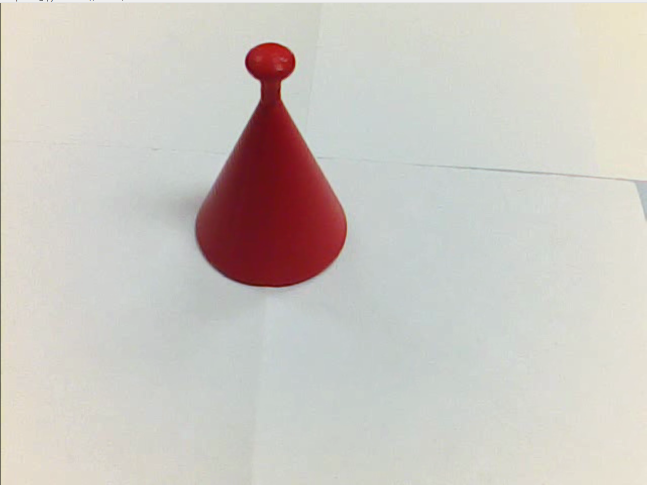
#> input picture cone.png, 1293 x 970 px (shown at 1/2 size)
$ python -i make_dataset.py   (imports and definitions only)   (older library calls are emulated)
#> lines starting #> are read from the running program, lines starting #| are printed output that depends on the picture; after the words box and inside, x2 and y2 are one past the last pixel; in counts of white or black regions, pixels touching at a corner belong together
#> further down, picture is the input picture: shape (970, 1293, 3); mean B, G, R 193.9, 199.7, 204.5
import cv2
import numpy as np
import os
import math
from pathlib import Path

# --- настройки ---

VIDEOS = {
    "cone":     "cone.mp4",
    "cube":     "cube.mp4",
    "cylinder": "cylinder.mp4",
    "pyramid":  "pyramid.mp4",
    # если будет отдельный ролик без фигур:
    # "nothing": "nothing.mp4",
}

OUTPUT_DIR = "dataset_raw"         # сюда будем сохранять кадры
FRAME_STRIDE = 3                   # брать каждый 3-й кадр
MIN_AREA = 1500                    # минимальная площадь красного контура
MIN_MOVE_PX = 15                   # минимальное смещение центра между сохранёнными кадрами
MIN_FOCUS = 20                     # порог резкости (variance of Laplacian)
CROP_MARGIN = 10                   # отступ вокруг bbox, в пикселях
OUT_SIZE = (224, 224)              # размер картинки для нейросети

NOTHING_CLASS = "nothing"
NOTHING_STRIDE = 6                 # как часто сохранять nothing-кадры
SKIN_MAX_RATIO = 0.35              # макс. доля кожи внутри кропа, иначе кадр выбрасываем


# --- функции ---

def get_red_mask(frame):
    """Маска красной фигурки (чуть более мягкая по насыщенности/яркости)."""
    hsv = cv2.cvtColor(frame, cv2.COLOR_BGR2HSV)
#> hsv: shape (970, 1293, 3); mean H, S, V 54.1, 23.3, 207.1

    # красный: убираем супер-жёсткую границу по S
    lower1 = np.array([0,   80, 40], dtype=np.uint8)
    upper1 = np.array([10,  255, 255], dtype=np.uint8)
    lower2 = np.array([170, 80, 40], dtype=np.uint8)
    upper2 = np.array([180, 255, 255], dtype=np.uint8)

    mask1 = cv2.inRange(hsv, lower1, upper1)
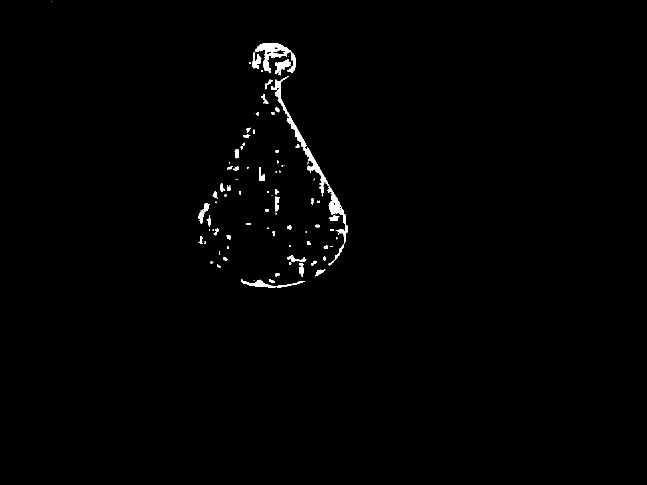
#> mask1: shape (970, 1293) (shown at 1/2 size); 0.81% white; 103 white regions (53 under 20 px), largest, box (x1, y1, x2, y2) and area: (542, 152, 659, 393) 2142, (510, 86, 591, 146) 1733, (655, 373, 695, 531) 1286
    mask2 = cv2.inRange(hsv, lower2, upper2)
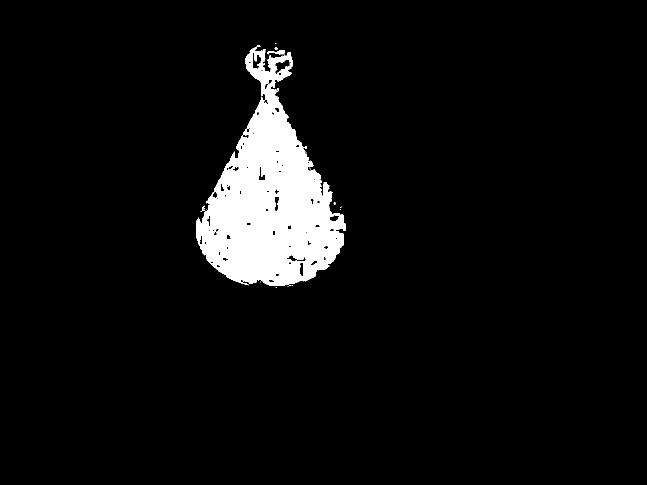
#> mask2: shape (970, 1293) (shown at 1/2 size); 5.7% white; 22 white regions (17 under 20 px), largest, box (x1, y1, x2, y2) and area: (393, 91, 691, 572) 71459, (534, 100, 570, 110) 167, (404, 411, 409, 422) 31, (549, 94, 556, 99) 23, (608, 292, 614, 298) 22
    mask = cv2.bitwise_or(mask1, mask2)
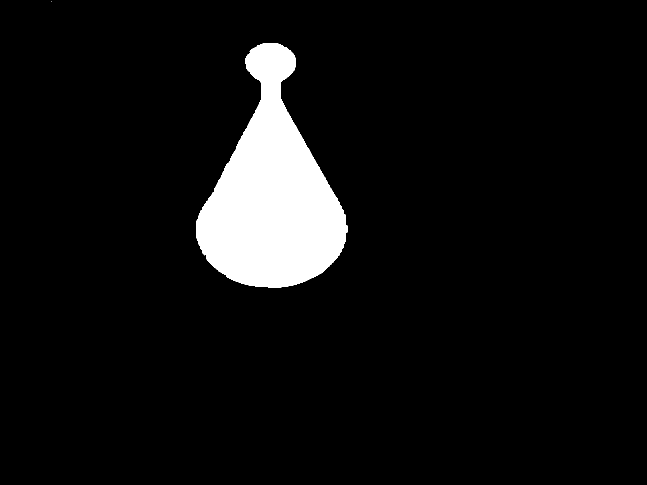
#> mask: shape (970, 1293) (shown at 1/2 size); 6.5% white; 2 white regions (1 under 20 px), largest, box (x1, y1, x2, y2) and area: (393, 86, 695, 575) 81942

    kernel = np.ones((5, 5), np.uint8)
    mask = cv2.morphologyEx(mask, cv2.MORPH_OPEN, kernel)
#> mask: shape (970, 1293); 6.5% white; 1 white region
    mask = cv2.morphologyEx(mask, cv2.MORPH_CLOSE, kernel)
    return mask


# [11 lines left out: function get_skin_mask, not called in this run]


def detect_red_object(frame):
    """bbox, центр и маска самого большого красного объекта (или None)."""
    mask = get_red_mask(frame)

    contours, _ = cv2.findContours(mask, cv2.RETR_EXTERNAL,
                                   cv2.CHAIN_APPROX_SIMPLE)
#> contours = 1 contour; box (x1, y1, x2, y2) and area: (393, 86, 695, 575) 81298
    if not contours:
        return None, None, mask

    c = max(contours, key=cv2.contourArea)
#> c = contour of 653 points, box (x1, y1, x2, y2) (393, 86, 695, 575), area 81298
    area = cv2.contourArea(c)
#> area = 81298.5

    if area < MIN_AREA:
        # объект слишком маленький — считаем, что "ничего нет"
        return None, None, mask

    x, y, w, h = cv2.boundingRect(c)
#> x = 393; y = 86; w = 302; h = 489
    M = cv2.moments(c)
#> M = moments, m00 81298.5, centre m10/m00, m01/m00 = (543.2, 390.2)
    cx = int(M["m10"] / (M["m00"] + 1e-6))
#> cx = 543
    cy = int(M["m01"] / (M["m00"] + 1e-6))
#> cy = 390

    return (x, y, w, h), (cx, cy), mask


# [94 lines left out: functions is_blurry, process_video, main, not called in this run]


# [2 lines not run here, left out]

>>> import cv2
>>> picture = cv2.imread('cone.png')
>>> result = detect_red_object(picture)

$ run again, on cube.png
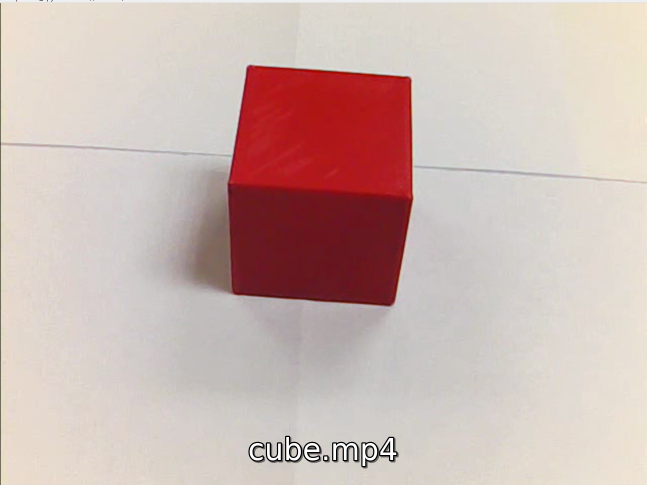
#> input picture cube.png, 1293 x 970 px (shown at 1/2 size)
#> picture is the input picture: shape (970, 1293, 3); mean B, G, R 178.8, 183.7, 204.9
#> hsv: shape (970, 1293, 3); mean H, S, V 38.7, 40.7, 204.9
#> in get_red_mask, `mask1 = cv2.inRange(hsv, lower1, upper1)`:
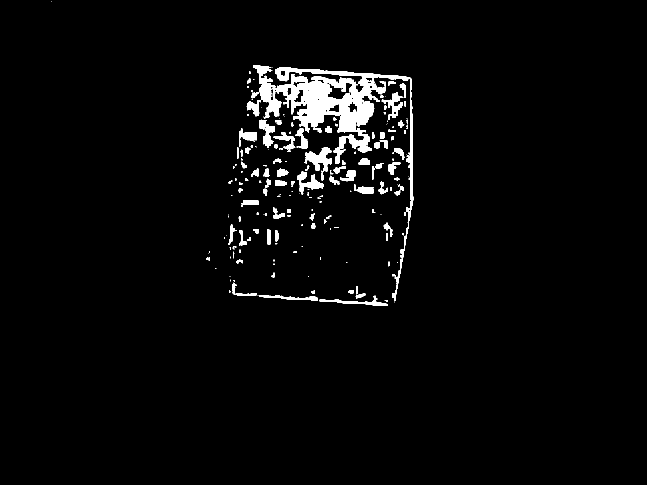
#> mask1: shape (970, 1293) (shown at 1/2 size); 3% white; 195 white regions (94 under 20 px), largest, box (x1, y1, x2, y2) and area: (502, 131, 827, 603) 21337, (608, 294, 664, 361) 1427, (594, 343, 647, 389) 959
#> mask2: shape (970, 1293); 9.8% white; 35 white regions (19 under 20 px), largest, box (x1, y1, x2, y2) and area: (454, 130, 824, 612) 118461, (522, 134, 728, 184) 2489, (652, 165, 704, 199) 877
#> in get_red_mask, `mask = cv2.bitwise_or(mask1, mask2)`:
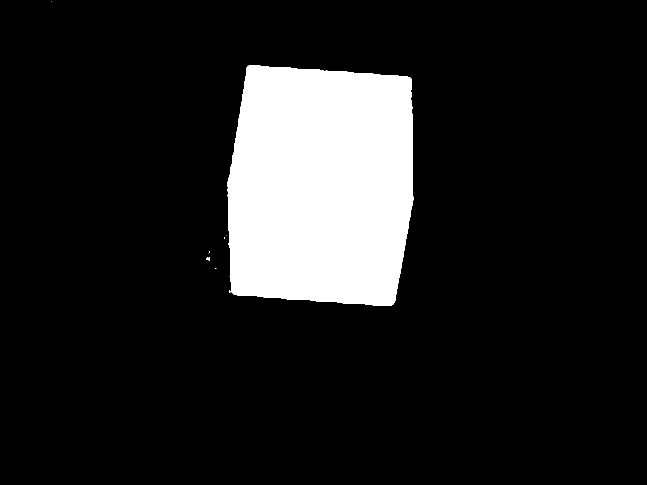
#> mask: shape (970, 1293) (shown at 1/2 size); 12.9% white; 10 white regions (9 under 20 px), largest, box (x1, y1, x2, y2) and area: (454, 130, 827, 612) 161199
#> contours = 1 contour; box (x1, y1, x2, y2) and area: (455, 130, 827, 612) 160400
#> c = contour of 285 points, box (x1, y1, x2, y2) (455, 130, 827, 612), area 160400
#> area = 160399.5
#> x = 455; y = 130; w = 372; h = 482
#> M = moments, m00 160399.5, centre m10/m00, m01/m00 = (641.6, 371.1)
#> cx = 641
#> cy = 371
